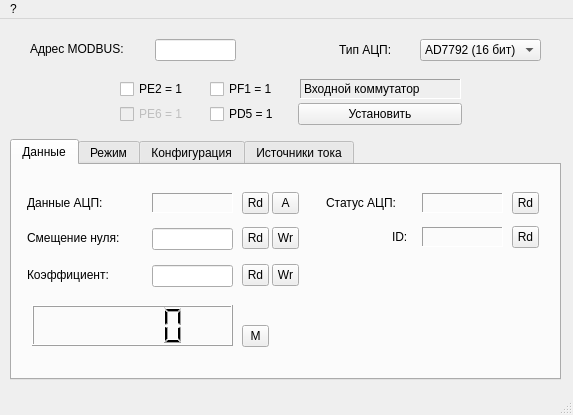
<?xml version="1.0" encoding="UTF-8"?>
<ui version="4.0">
 <class>fmAD779x</class>
 <widget class="QMainWindow" name="fmAD779x">
  <property name="geometry">
   <rect>
    <x>0</x>
    <y>0</y>
    <width>573</width>
    <height>415</height>
   </rect>
  </property>
  <property name="windowTitle">
   <string>Прямой доступ к AD779x</string>
  </property>
  <widget class="QWidget" name="centralwidget">
   <widget class="QTabWidget" name="twRegs">
    <property name="geometry">
     <rect>
      <x>10</x>
      <y>120</y>
      <width>551</width>
      <height>241</height>
     </rect>
    </property>
    <property name="currentIndex">
     <number>0</number>
    </property>
    <property name="elideMode">
     <enum>Qt::ElideNone</enum>
    </property>
    <widget class="QWidget" name="wtData">
     <attribute name="title">
      <string>Данные</string>
     </attribute>
     <widget class="QLabel" name="label">
      <property name="geometry">
       <rect>
        <x>15</x>
        <y>30</y>
        <width>111</width>
        <height>16</height>
       </rect>
      </property>
      <property name="font">
       <font>
        <pointsize>9</pointsize>
       </font>
      </property>
      <property name="text">
       <string>Данные АЦП:</string>
      </property>
     </widget>
     <widget class="QLabel" name="llData">
      <property name="geometry">
       <rect>
        <x>140</x>
        <y>28</y>
        <width>81</width>
        <height>20</height>
       </rect>
      </property>
      <property name="font">
       <font>
        <pointsize>9</pointsize>
       </font>
      </property>
      <property name="frameShape">
       <enum>QFrame::Panel</enum>
      </property>
      <property name="frameShadow">
       <enum>QFrame::Sunken</enum>
      </property>
      <property name="text">
       <string/>
      </property>
     </widget>
     <widget class="QToolButton" name="tbDataRd">
      <property name="geometry">
       <rect>
        <x>230</x>
        <y>27</y>
        <width>27</width>
        <height>22</height>
       </rect>
      </property>
      <property name="text">
       <string>Rd</string>
      </property>
     </widget>
     <widget class="QLabel" name="label_2">
      <property name="geometry">
       <rect>
        <x>314</x>
        <y>30</y>
        <width>91</width>
        <height>16</height>
       </rect>
      </property>
      <property name="font">
       <font>
        <pointsize>9</pointsize>
       </font>
      </property>
      <property name="text">
       <string>Статус АЦП:</string>
      </property>
     </widget>
     <widget class="QToolButton" name="tbStatusRd">
      <property name="geometry">
       <rect>
        <x>500</x>
        <y>27</y>
        <width>27</width>
        <height>22</height>
       </rect>
      </property>
      <property name="text">
       <string>Rd</string>
      </property>
     </widget>
     <widget class="QLabel" name="llStatus">
      <property name="geometry">
       <rect>
        <x>410</x>
        <y>28</y>
        <width>81</width>
        <height>20</height>
       </rect>
      </property>
      <property name="font">
       <font>
        <pointsize>9</pointsize>
       </font>
      </property>
      <property name="frameShape">
       <enum>QFrame::Panel</enum>
      </property>
      <property name="frameShadow">
       <enum>QFrame::Sunken</enum>
      </property>
      <property name="text">
       <string/>
      </property>
     </widget>
     <widget class="QLineEdit" name="leOffset">
      <property name="geometry">
       <rect>
        <x>140</x>
        <y>63</y>
        <width>81</width>
        <height>22</height>
       </rect>
      </property>
      <property name="font">
       <font>
        <pointsize>9</pointsize>
       </font>
      </property>
     </widget>
     <widget class="QToolButton" name="tbOffsetRd">
      <property name="geometry">
       <rect>
        <x>230</x>
        <y>62</y>
        <width>27</width>
        <height>22</height>
       </rect>
      </property>
      <property name="text">
       <string>Rd</string>
      </property>
     </widget>
     <widget class="QToolButton" name="tbOffsetWr">
      <property name="geometry">
       <rect>
        <x>260</x>
        <y>62</y>
        <width>27</width>
        <height>22</height>
       </rect>
      </property>
      <property name="text">
       <string>Wr</string>
      </property>
     </widget>
     <widget class="QLabel" name="label_11">
      <property name="geometry">
       <rect>
        <x>15</x>
        <y>65</y>
        <width>121</width>
        <height>16</height>
       </rect>
      </property>
      <property name="font">
       <font>
        <pointsize>9</pointsize>
       </font>
      </property>
      <property name="lineWidth">
       <number>-5</number>
      </property>
      <property name="text">
       <string>Смещение нуля:</string>
      </property>
     </widget>
     <widget class="QToolButton" name="tbScaleWr">
      <property name="geometry">
       <rect>
        <x>260</x>
        <y>99</y>
        <width>27</width>
        <height>22</height>
       </rect>
      </property>
      <property name="text">
       <string>Wr</string>
      </property>
     </widget>
     <widget class="QLineEdit" name="leScale">
      <property name="geometry">
       <rect>
        <x>140</x>
        <y>100</y>
        <width>81</width>
        <height>22</height>
       </rect>
      </property>
      <property name="font">
       <font>
        <pointsize>9</pointsize>
       </font>
      </property>
     </widget>
     <widget class="QToolButton" name="tbScaleRd">
      <property name="geometry">
       <rect>
        <x>230</x>
        <y>99</y>
        <width>27</width>
        <height>22</height>
       </rect>
      </property>
      <property name="text">
       <string>Rd</string>
      </property>
     </widget>
     <widget class="QLabel" name="label_12">
      <property name="geometry">
       <rect>
        <x>15</x>
        <y>102</y>
        <width>121</width>
        <height>16</height>
       </rect>
      </property>
      <property name="font">
       <font>
        <pointsize>9</pointsize>
       </font>
      </property>
      <property name="lineWidth">
       <number>-5</number>
      </property>
      <property name="text">
       <string>Коэффициент:</string>
      </property>
     </widget>
     <widget class="QLabel" name="llID">
      <property name="geometry">
       <rect>
        <x>410</x>
        <y>62</y>
        <width>81</width>
        <height>20</height>
       </rect>
      </property>
      <property name="font">
       <font>
        <pointsize>9</pointsize>
       </font>
      </property>
      <property name="frameShape">
       <enum>QFrame::Panel</enum>
      </property>
      <property name="frameShadow">
       <enum>QFrame::Sunken</enum>
      </property>
      <property name="text">
       <string/>
      </property>
     </widget>
     <widget class="QToolButton" name="tbIDRd">
      <property name="geometry">
       <rect>
        <x>500</x>
        <y>61</y>
        <width>27</width>
        <height>22</height>
       </rect>
      </property>
      <property name="text">
       <string>Rd</string>
      </property>
     </widget>
     <widget class="QLabel" name="label_13">
      <property name="geometry">
       <rect>
        <x>380</x>
        <y>64</y>
        <width>21</width>
        <height>16</height>
       </rect>
      </property>
      <property name="font">
       <font>
        <pointsize>9</pointsize>
       </font>
      </property>
      <property name="text">
       <string>ID:</string>
      </property>
     </widget>
     <widget class="QToolButton" name="tbDataA">
      <property name="geometry">
       <rect>
        <x>260</x>
        <y>27</y>
        <width>27</width>
        <height>22</height>
       </rect>
      </property>
      <property name="text">
       <string>A</string>
      </property>
     </widget>
     <widget class="QLCDNumber" name="lcdDataConv">
      <property name="geometry">
       <rect>
        <x>20</x>
        <y>140</y>
        <width>201</width>
        <height>41</height>
       </rect>
      </property>
     </widget>
     <widget class="QToolButton" name="tbConv">
      <property name="geometry">
       <rect>
        <x>230</x>
        <y>160</y>
        <width>27</width>
        <height>22</height>
       </rect>
      </property>
      <property name="text">
       <string>M</string>
      </property>
     </widget>
    </widget>
    <widget class="QWidget" name="wtMode">
     <attribute name="title">
      <string>Режим</string>
     </attribute>
     <widget class="QLabel" name="label_3">
      <property name="geometry">
       <rect>
        <x>120</x>
        <y>34</y>
        <width>131</width>
        <height>16</height>
       </rect>
      </property>
      <property name="font">
       <font>
        <pointsize>9</pointsize>
       </font>
      </property>
      <property name="text">
       <string>ADC mode &lt;b&gt;(hex)&lt;/b&gt;:</string>
      </property>
     </widget>
     <widget class="QToolButton" name="tbModeRd">
      <property name="geometry">
       <rect>
        <x>340</x>
        <y>31</y>
        <width>27</width>
        <height>22</height>
       </rect>
      </property>
      <property name="text">
       <string>Rd</string>
      </property>
     </widget>
     <widget class="QToolButton" name="tbModeWr">
      <property name="geometry">
       <rect>
        <x>370</x>
        <y>31</y>
        <width>27</width>
        <height>22</height>
       </rect>
      </property>
      <property name="text">
       <string>Wr</string>
      </property>
     </widget>
     <widget class="QLineEdit" name="leMode">
      <property name="geometry">
       <rect>
        <x>250</x>
        <y>32</y>
        <width>81</width>
        <height>22</height>
       </rect>
      </property>
      <property name="font">
       <font>
        <pointsize>9</pointsize>
       </font>
      </property>
     </widget>
     <widget class="QComboBox" name="cbMode">
      <property name="geometry">
       <rect>
        <x>165</x>
        <y>71</y>
        <width>231</width>
        <height>22</height>
       </rect>
      </property>
      <property name="currentIndex">
       <number>5</number>
      </property>
      <item>
       <property name="text">
        <string>Continuos Conversion</string>
       </property>
      </item>
      <item>
       <property name="text">
        <string>Single Conversion</string>
       </property>
      </item>
      <item>
       <property name="text">
        <string>Idle Mode</string>
       </property>
      </item>
      <item>
       <property name="text">
        <string>Power Down</string>
       </property>
      </item>
      <item>
       <property name="text">
        <string>Internal Zero Calibration</string>
       </property>
      </item>
      <item>
       <property name="text">
        <string>Internal Full-Scale Calibration</string>
       </property>
      </item>
      <item>
       <property name="text">
        <string>System Zero Calibration</string>
       </property>
      </item>
      <item>
       <property name="text">
        <string>System Full-Scale Calibration</string>
       </property>
      </item>
     </widget>
     <widget class="QComboBox" name="cbFadc">
      <property name="geometry">
       <rect>
        <x>165</x>
        <y>150</y>
        <width>231</width>
        <height>22</height>
       </rect>
      </property>
      <property name="currentIndex">
       <number>10</number>
      </property>
      <item>
       <property name="text">
        <string>недопустимое значение</string>
       </property>
      </item>
      <item>
       <property name="text">
        <string>470 Гц</string>
       </property>
      </item>
      <item>
       <property name="text">
        <string>242 Гц</string>
       </property>
      </item>
      <item>
       <property name="text">
        <string>123 Гц</string>
       </property>
      </item>
      <item>
       <property name="text">
        <string>62 Гц</string>
       </property>
      </item>
      <item>
       <property name="text">
        <string>50 Гц</string>
       </property>
      </item>
      <item>
       <property name="text">
        <string>39 Гц</string>
       </property>
      </item>
      <item>
       <property name="text">
        <string>33,2  Гц</string>
       </property>
      </item>
      <item>
       <property name="text">
        <string>19,6 Гц</string>
       </property>
      </item>
      <item>
       <property name="text">
        <string>16,7 Гц (80 dB @ 50 Гц)</string>
       </property>
      </item>
      <item>
       <property name="text">
        <string>16,7 Гц (65 dB @ 50 Гц и 60 Гц)</string>
       </property>
      </item>
      <item>
       <property name="text">
        <string>12,5 Гц (66 dB @ 50 Гц и 60 Гц)</string>
       </property>
      </item>
      <item>
       <property name="text">
        <string>10 Гц    (69 dB @ 50 Гц и 60 Гц)</string>
       </property>
      </item>
      <item>
       <property name="text">
        <string>8,33 Гц (70 dB @ 50 Гц и 60 Гц)</string>
       </property>
      </item>
      <item>
       <property name="text">
        <string>6,25 Гц (72 dB @ 50 Гц и 60 Гц)</string>
       </property>
      </item>
      <item>
       <property name="text">
        <string>4,17 Гц (74 dB @ 50 Гц и 60 Гц)</string>
       </property>
      </item>
     </widget>
     <widget class="QLabel" name="label_4">
      <property name="geometry">
       <rect>
        <x>20</x>
        <y>153</y>
        <width>141</width>
        <height>16</height>
       </rect>
      </property>
      <property name="font">
       <font>
        <pointsize>9</pointsize>
       </font>
      </property>
      <property name="text">
       <string> Выходная частота:</string>
      </property>
     </widget>
     <widget class="QLabel" name="label_14">
      <property name="geometry">
       <rect>
        <x>20</x>
        <y>113</y>
        <width>131</width>
        <height>16</height>
       </rect>
      </property>
      <property name="font">
       <font>
        <pointsize>9</pointsize>
       </font>
      </property>
      <property name="text">
       <string> Опорная частота:</string>
      </property>
     </widget>
     <widget class="QComboBox" name="cbClock">
      <property name="geometry">
       <rect>
        <x>165</x>
        <y>110</y>
        <width>231</width>
        <height>22</height>
       </rect>
      </property>
      <property name="currentIndex">
       <number>0</number>
      </property>
      <item>
       <property name="text">
        <string>Internal 64 kHz (CLK disconnected)</string>
       </property>
      </item>
      <item>
       <property name="text">
        <string>Internal 64 kHz (CLK out)</string>
       </property>
      </item>
      <item>
       <property name="text">
        <string>External 64 kHz </string>
       </property>
      </item>
      <item>
       <property name="text">
        <string>External clock divided by 2</string>
       </property>
      </item>
     </widget>
    </widget>
    <widget class="QWidget" name="wtConf">
     <attribute name="title">
      <string>Конфигурация</string>
     </attribute>
     <widget class="QLineEdit" name="leConf">
      <property name="geometry">
       <rect>
        <x>225</x>
        <y>18</y>
        <width>81</width>
        <height>22</height>
       </rect>
      </property>
      <property name="font">
       <font>
        <pointsize>9</pointsize>
       </font>
      </property>
     </widget>
     <widget class="QToolButton" name="tbConfRd">
      <property name="geometry">
       <rect>
        <x>315</x>
        <y>17</y>
        <width>27</width>
        <height>22</height>
       </rect>
      </property>
      <property name="text">
       <string>Rd</string>
      </property>
     </widget>
     <widget class="QToolButton" name="tbConfWr">
      <property name="geometry">
       <rect>
        <x>345</x>
        <y>17</y>
        <width>27</width>
        <height>22</height>
       </rect>
      </property>
      <property name="text">
       <string>Wr</string>
      </property>
     </widget>
     <widget class="QLabel" name="label_5">
      <property name="geometry">
       <rect>
        <x>110</x>
        <y>20</y>
        <width>121</width>
        <height>16</height>
       </rect>
      </property>
      <property name="font">
       <font>
        <pointsize>9</pointsize>
       </font>
      </property>
      <property name="text">
       <string>ADC conf &lt;b&gt;(hex)&lt;/b&gt;:</string>
      </property>
     </widget>
     <widget class="QComboBox" name="cbBias">
      <property name="geometry">
       <rect>
        <x>178</x>
        <y>118</y>
        <width>91</width>
        <height>22</height>
       </rect>
      </property>
      <property name="currentIndex">
       <number>0</number>
      </property>
      <item>
       <property name="text">
        <string>отключен</string>
       </property>
      </item>
      <item>
       <property name="text">
        <string>к AIN1(-)</string>
       </property>
      </item>
      <item>
       <property name="text">
        <string>к AIN2(-)</string>
       </property>
      </item>
      <item>
       <property name="text">
        <string>зарезервировано</string>
       </property>
      </item>
     </widget>
     <widget class="QCheckBox" name="chBurnT">
      <property name="geometry">
       <rect>
        <x>140</x>
        <y>150</y>
        <width>151</width>
        <height>20</height>
       </rect>
      </property>
      <property name="font">
       <font>
        <pointsize>8</pointsize>
       </font>
      </property>
      <property name="text">
       <string>Тестовый ист. тока</string>
      </property>
     </widget>
     <widget class="QComboBox" name="cbCode">
      <property name="geometry">
       <rect>
        <x>378</x>
        <y>87</y>
        <width>111</width>
        <height>22</height>
       </rect>
      </property>
      <property name="currentIndex">
       <number>0</number>
      </property>
      <item>
       <property name="text">
        <string>Двухполярный</string>
       </property>
      </item>
      <item>
       <property name="text">
        <string>Однополярный</string>
       </property>
      </item>
     </widget>
     <widget class="QLabel" name="label_6">
      <property name="geometry">
       <rect>
        <x>297</x>
        <y>58</y>
        <width>71</width>
        <height>16</height>
       </rect>
      </property>
      <property name="font">
       <font>
        <pointsize>9</pointsize>
       </font>
      </property>
      <property name="text">
       <string>Усиление:</string>
      </property>
     </widget>
     <widget class="QComboBox" name="cbAmp">
      <property name="geometry">
       <rect>
        <x>377</x>
        <y>55</y>
        <width>51</width>
        <height>22</height>
       </rect>
      </property>
      <property name="currentIndex">
       <number>7</number>
      </property>
      <item>
       <property name="text">
        <string>x1</string>
       </property>
      </item>
      <item>
       <property name="text">
        <string>x2</string>
       </property>
      </item>
      <item>
       <property name="text">
        <string>x4</string>
       </property>
      </item>
      <item>
       <property name="text">
        <string>x8</string>
       </property>
      </item>
      <item>
       <property name="text">
        <string>x16</string>
       </property>
      </item>
      <item>
       <property name="text">
        <string>x32</string>
       </property>
      </item>
      <item>
       <property name="text">
        <string>x64</string>
       </property>
      </item>
      <item>
       <property name="text">
        <string>x128</string>
       </property>
      </item>
     </widget>
     <widget class="QComboBox" name="cbRef">
      <property name="geometry">
       <rect>
        <x>178</x>
        <y>88</y>
        <width>91</width>
        <height>22</height>
       </rect>
      </property>
      <property name="currentIndex">
       <number>1</number>
      </property>
      <item>
       <property name="text">
        <string>Внешний</string>
       </property>
      </item>
      <item>
       <property name="text">
        <string>Внутренний</string>
       </property>
      </item>
     </widget>
     <widget class="QLabel" name="label_7">
      <property name="geometry">
       <rect>
        <x>32</x>
        <y>90</y>
        <width>141</width>
        <height>16</height>
       </rect>
      </property>
      <property name="font">
       <font>
        <pointsize>9</pointsize>
       </font>
      </property>
      <property name="text">
       <string>Опорный источник:</string>
      </property>
     </widget>
     <widget class="QComboBox" name="cbChan">
      <property name="geometry">
       <rect>
        <x>137</x>
        <y>55</y>
        <width>131</width>
        <height>22</height>
       </rect>
      </property>
      <property name="currentIndex">
       <number>0</number>
      </property>
      <item>
       <property name="text">
        <string>AIN1(+) - AIN1(-)</string>
       </property>
      </item>
      <item>
       <property name="text">
        <string>AIN2(+) - AIN2(-)</string>
       </property>
      </item>
      <item>
       <property name="text">
        <string>AIN3(+) - AIN3(-)</string>
       </property>
      </item>
      <item>
       <property name="text">
        <string>AIN1(-) - AIN1(-)</string>
       </property>
      </item>
      <item>
       <property name="text">
        <string>зарезервировано</string>
       </property>
      </item>
      <item>
       <property name="text">
        <string>зарезервировано</string>
       </property>
      </item>
      <item>
       <property name="text">
        <string>термодатчик</string>
       </property>
      </item>
      <item>
       <property name="text">
        <string>AVdd</string>
       </property>
      </item>
     </widget>
     <widget class="QLabel" name="label_8">
      <property name="geometry">
       <rect>
        <x>80</x>
        <y>58</y>
        <width>51</width>
        <height>16</height>
       </rect>
      </property>
      <property name="font">
       <font>
        <pointsize>9</pointsize>
       </font>
      </property>
      <property name="text">
       <string>Канал:</string>
      </property>
     </widget>
     <widget class="QLabel" name="label_9">
      <property name="geometry">
       <rect>
        <x>30</x>
        <y>120</y>
        <width>145</width>
        <height>16</height>
       </rect>
      </property>
      <property name="font">
       <font>
        <pointsize>9</pointsize>
       </font>
      </property>
      <property name="text">
       <string>Источник смещения:</string>
      </property>
     </widget>
     <widget class="QLabel" name="label_10">
      <property name="geometry">
       <rect>
        <x>340</x>
        <y>90</y>
        <width>31</width>
        <height>16</height>
       </rect>
      </property>
      <property name="font">
       <font>
        <pointsize>9</pointsize>
       </font>
      </property>
      <property name="text">
       <string>Код:</string>
      </property>
     </widget>
     <widget class="QCheckBox" name="chABias">
      <property name="geometry">
       <rect>
        <x>140</x>
        <y>180</y>
        <width>181</width>
        <height>20</height>
       </rect>
      </property>
      <property name="font">
       <font>
        <pointsize>8</pointsize>
       </font>
      </property>
      <property name="text">
       <string>Усиленный  ист. смещения</string>
      </property>
     </widget>
     <widget class="QCheckBox" name="chAmp">
      <property name="enabled">
       <bool>true</bool>
      </property>
      <property name="geometry">
       <rect>
        <x>363</x>
        <y>150</y>
        <width>151</width>
        <height>20</height>
       </rect>
      </property>
      <property name="font">
       <font>
        <pointsize>8</pointsize>
       </font>
      </property>
      <property name="text">
       <string>Усиленный вход</string>
      </property>
     </widget>
    </widget>
    <widget class="QWidget" name="wtJ">
     <attribute name="title">
      <string>Источники тока</string>
     </attribute>
     <widget class="QLabel" name="label_17">
      <property name="geometry">
       <rect>
        <x>90</x>
        <y>23</y>
        <width>101</width>
        <height>16</height>
       </rect>
      </property>
      <property name="font">
       <font>
        <pointsize>9</pointsize>
       </font>
      </property>
      <property name="text">
       <string>ADC IO &lt;b&gt;(hex)&lt;/b&gt;:</string>
      </property>
     </widget>
     <widget class="QToolButton" name="tbIOWr">
      <property name="geometry">
       <rect>
        <x>320</x>
        <y>20</y>
        <width>27</width>
        <height>22</height>
       </rect>
      </property>
      <property name="text">
       <string>Wr</string>
      </property>
     </widget>
     <widget class="QLineEdit" name="leIO">
      <property name="geometry">
       <rect>
        <x>200</x>
        <y>21</y>
        <width>81</width>
        <height>22</height>
       </rect>
      </property>
      <property name="font">
       <font>
        <pointsize>9</pointsize>
       </font>
      </property>
     </widget>
     <widget class="QToolButton" name="tbIORd">
      <property name="geometry">
       <rect>
        <x>290</x>
        <y>20</y>
        <width>27</width>
        <height>22</height>
       </rect>
      </property>
      <property name="text">
       <string>Rd</string>
      </property>
     </widget>
     <widget class="QComboBox" name="cbJDir">
      <property name="geometry">
       <rect>
        <x>200</x>
        <y>100</y>
        <width>241</width>
        <height>22</height>
       </rect>
      </property>
      <property name="currentIndex">
       <number>0</number>
      </property>
      <item>
       <property name="text">
        <string>(IEXC1 -&gt; IOUT1)  (IEXC2 -&gt; IOUT2)</string>
       </property>
      </item>
      <item>
       <property name="text">
        <string>(IEXC1 -&gt; IOUT2)  (IEXC2 -&gt; IOUT1)</string>
       </property>
      </item>
      <item>
       <property name="text">
        <string>Оба источника на IOUT1</string>
       </property>
      </item>
      <item>
       <property name="text">
        <string>Оба источника на IOUT2</string>
       </property>
      </item>
     </widget>
     <widget class="QLabel" name="label_18">
      <property name="geometry">
       <rect>
        <x>20</x>
        <y>103</y>
        <width>181</width>
        <height>16</height>
       </rect>
      </property>
      <property name="font">
       <font>
        <pointsize>9</pointsize>
       </font>
      </property>
      <property name="text">
       <string>Коммутация источников:</string>
      </property>
     </widget>
     <widget class="QLabel" name="label_19">
      <property name="geometry">
       <rect>
        <x>80</x>
        <y>66</y>
        <width>111</width>
        <height>16</height>
       </rect>
      </property>
      <property name="font">
       <font>
        <pointsize>9</pointsize>
       </font>
      </property>
      <property name="text">
       <string>Величина тока:</string>
      </property>
     </widget>
     <widget class="QComboBox" name="cbJVal">
      <property name="geometry">
       <rect>
        <x>200</x>
        <y>63</y>
        <width>71</width>
        <height>22</height>
       </rect>
      </property>
      <property name="currentIndex">
       <number>0</number>
      </property>
      <item>
       <property name="text">
        <string>откл.</string>
       </property>
      </item>
      <item>
       <property name="text">
        <string>10 uA</string>
       </property>
      </item>
      <item>
       <property name="text">
        <string>210 uA</string>
       </property>
      </item>
      <item>
       <property name="text">
        <string>1 mA</string>
       </property>
      </item>
     </widget>
    </widget>
   </widget>
   <widget class="QComboBox" name="cbADC">
    <property name="geometry">
     <rect>
      <x>420</x>
      <y>20</y>
      <width>121</width>
      <height>22</height>
     </rect>
    </property>
    <property name="currentIndex">
     <number>0</number>
    </property>
    <item>
     <property name="text">
      <string>AD7792 (16 бит)</string>
     </property>
    </item>
    <item>
     <property name="text">
      <string>AD7793 (24  бит)</string>
     </property>
    </item>
   </widget>
   <widget class="QLabel" name="label_15">
    <property name="geometry">
     <rect>
      <x>30</x>
      <y>22</y>
      <width>111</width>
      <height>16</height>
     </rect>
    </property>
    <property name="font">
     <font>
      <pointsize>9</pointsize>
     </font>
    </property>
    <property name="text">
     <string>Адрес MODBUS:</string>
    </property>
   </widget>
   <widget class="QLineEdit" name="leAddrMB">
    <property name="geometry">
     <rect>
      <x>155</x>
      <y>20</y>
      <width>81</width>
      <height>22</height>
     </rect>
    </property>
    <property name="font">
     <font>
      <pointsize>9</pointsize>
     </font>
    </property>
   </widget>
   <widget class="QLabel" name="label_16">
    <property name="geometry">
     <rect>
      <x>339</x>
      <y>23</y>
      <width>71</width>
      <height>16</height>
     </rect>
    </property>
    <property name="font">
     <font>
      <pointsize>9</pointsize>
     </font>
    </property>
    <property name="text">
     <string>Тип АЦП:</string>
    </property>
   </widget>
   <widget class="QCheckBox" name="cbPE2">
    <property name="geometry">
     <rect>
      <x>120</x>
      <y>60</y>
      <width>81</width>
      <height>20</height>
     </rect>
    </property>
    <property name="font">
     <font>
      <pointsize>9</pointsize>
     </font>
    </property>
    <property name="text">
     <string>PE2 = 1</string>
    </property>
   </widget>
   <widget class="QCheckBox" name="cbPE6">
    <property name="enabled">
     <bool>false</bool>
    </property>
    <property name="geometry">
     <rect>
      <x>120</x>
      <y>85</y>
      <width>81</width>
      <height>20</height>
     </rect>
    </property>
    <property name="font">
     <font>
      <pointsize>9</pointsize>
     </font>
    </property>
    <property name="text">
     <string>PE6 = 1</string>
    </property>
    <property name="checked">
     <bool>false</bool>
    </property>
   </widget>
   <widget class="QToolButton" name="tbSwitch">
    <property name="geometry">
     <rect>
      <x>298</x>
      <y>84</y>
      <width>164</width>
      <height>22</height>
     </rect>
    </property>
    <property name="text">
     <string>Установить</string>
    </property>
   </widget>
   <widget class="QLabel" name="llData_2">
    <property name="geometry">
     <rect>
      <x>300</x>
      <y>60</y>
      <width>161</width>
      <height>20</height>
     </rect>
    </property>
    <property name="font">
     <font>
      <pointsize>9</pointsize>
     </font>
    </property>
    <property name="frameShape">
     <enum>QFrame::Panel</enum>
    </property>
    <property name="frameShadow">
     <enum>QFrame::Sunken</enum>
    </property>
    <property name="text">
     <string>Входной коммутатор</string>
    </property>
   </widget>
   <widget class="QCheckBox" name="cbPD5">
    <property name="geometry">
     <rect>
      <x>210</x>
      <y>85</y>
      <width>81</width>
      <height>20</height>
     </rect>
    </property>
    <property name="font">
     <font>
      <pointsize>9</pointsize>
     </font>
    </property>
    <property name="text">
     <string>PD5 = 1</string>
    </property>
    <property name="checked">
     <bool>false</bool>
    </property>
   </widget>
   <widget class="QCheckBox" name="cbPF1">
    <property name="geometry">
     <rect>
      <x>210</x>
      <y>60</y>
      <width>81</width>
      <height>20</height>
     </rect>
    </property>
    <property name="font">
     <font>
      <pointsize>9</pointsize>
     </font>
    </property>
    <property name="text">
     <string>PF1 = 1</string>
    </property>
   </widget>
  </widget>
  <widget class="QMenuBar" name="menubar">
   <property name="geometry">
    <rect>
     <x>0</x>
     <y>0</y>
     <width>573</width>
     <height>22</height>
    </rect>
   </property>
   <widget class="QMenu" name="menu">
    <property name="title">
     <string>?</string>
    </property>
   </widget>
   <addaction name="menu"/>
  </widget>
  <widget class="QStatusBar" name="statusbar"/>
 </widget>
 <resources/>
 <connections/>
</ui>
